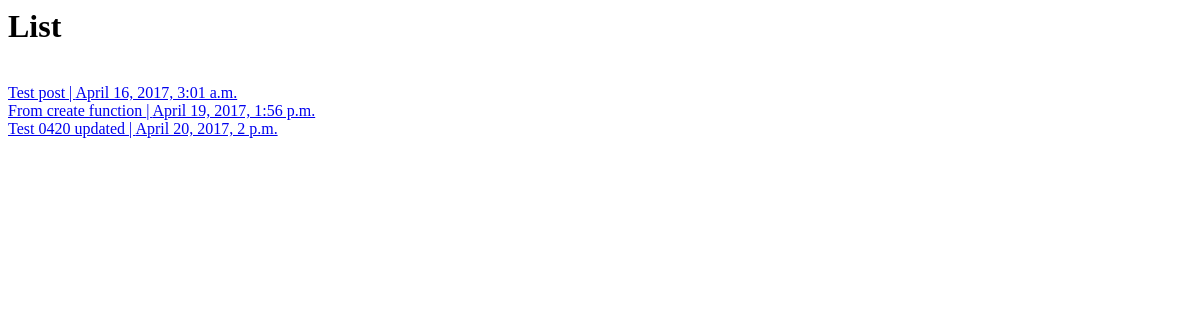
/posts/, run on an earlier commit of the app's database.
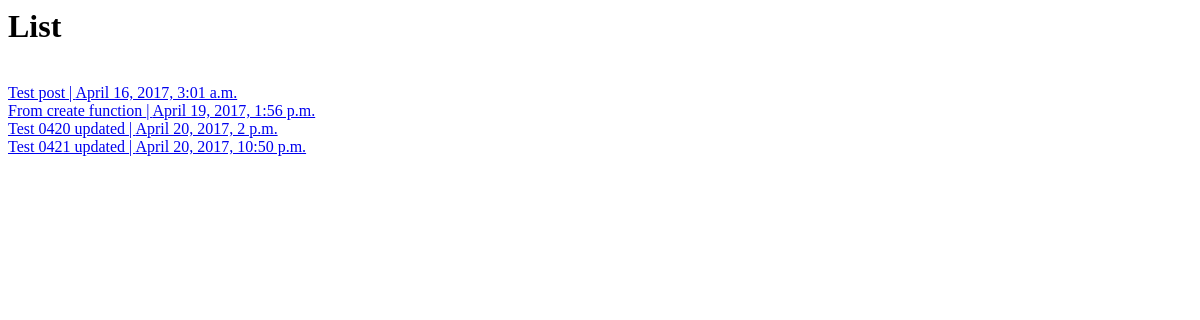
And on a later commit of the database.
### posts/models.py (models this page shows, shortened)
class Post(models.Model):
    title = models.CharField(max_length=120)
    content = models.TextField()
    updated = models.DateTimeField(auto_now=True, auto_now_add=False)
    timestamp = models.DateTimeField(auto_now=False, auto_now_add=True)
    def get_absolute_url(self):
        return reverse('posts:detail', kwargs={'id': self.id})

### posts/views.py (the view)
def post_list(request):
    template_name = 'index.html'
    queryset = Post.objects.all()
    context = {
        'title': 'List',
        'object_list': queryset
    }
    return render(request, template_name, context)

### templates/index.html (shortened to what this page needs)
<h1>{{ title }}</h1>
{% for object in object_list %}
  <a href="{{ object.get_absolute_url }}">{{ object.title }} | {{ object.timestamp }}</a>
{% endfor %}

What changed in the data, as far as the page shows it:
added Post: title "Test 0421 updated", timestamp "April 20, 2017, 10:50 p.m."
